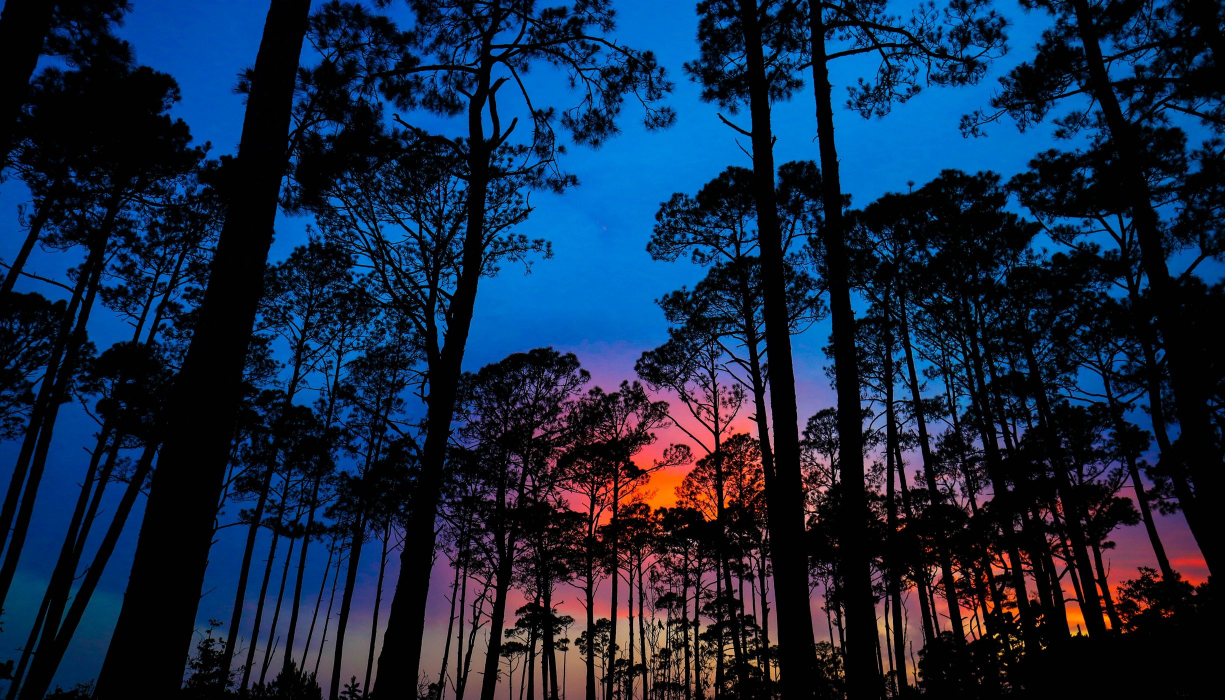
#> input picture target.jpg, 2450 x 1400 px (shown at 1/2 size)
$ python color_transfer.py
#> lines starting #> are read from the running program, lines starting #| are printed output that depends on the picture; pictures that were not available may be replaced by others from this repository, and a replacement may not be noted

import numpy as np
import cv2


def color_transfer(source, target):

	# convert the images from the RGB to L*ab* color space, being
	# sure to utilizing the floating point data type (note: OpenCV
	# expects floats to be 32-bit, so use that instead of 64-bit)
	source = cv2.cvtColor(source, cv2.COLOR_BGR2LAB).astype("float32")
	target = cv2.cvtColor(target, cv2.COLOR_BGR2LAB).astype("float32")

	# compute color statistics for the source and target images
	(lMeanSrc, lStdSrc, aMeanSrc, aStdSrc, bMeanSrc, bStdSrc) = image_stats(source)
	(lMeanTar, lStdTar, aMeanTar, aStdTar, bMeanTar, bStdTar) = image_stats(target)

	# subtract the means from the target image
	(l, a, b) = cv2.split(target)
	l -= lMeanTar
	a -= aMeanTar
	b -= bMeanTar

	# add in the source mean
	l += lMeanSrc
	a += aMeanSrc
	b += bMeanSrc

	# merge the channels together and convert back to the RGB color
	# space, being sure to utilize the 8-bit unsigned integer data
	# type
	transfer = cv2.merge([l, a, b])
	transfer = cv2.cvtColor(transfer.astype("uint8"), cv2.COLOR_LAB2BGR)

	# return the color transferred image
	return transfer


def image_stats(image):

	# compute the mean and standard deviation of each channel
	(l, a, b) = cv2.split(image)
	(lMean, lStd) = (l.mean(), l.std())
	(aMean, aStd) = (a.mean(), a.std())
	(bMean, bStd) = (b.mean(), b.std())

	# return the color statistics
	return (lMean, lStd, aMean, aStd, bMean, bStd)

def show_image(title, image, width = 300):
	# resize the image to have a constant width, just to
	# make displaying the images take up less screen real
	# estate
	r = width / float(image.shape[1])
	dim = (width, int(image.shape[0] * r))
	resized = cv2.resize(image, dim, interpolation = cv2.INTER_AREA)

	# show the resized image
	cv2.imshow(title, resized)

source = cv2.imread("target.jpg")
#> source is the input picture: shape (1400, 2450, 3); mean B, G, R 65.6, 38.6, 19.6
target = cv2.imread("source.jpg")

# transfer the color distribution from the source image
# to the target image
transfer = color_transfer(source, target)
#> in color_transfer, `source = cv2.cvtColor(source, cv2.COLOR_BGR2LAB).astype("float32")`:
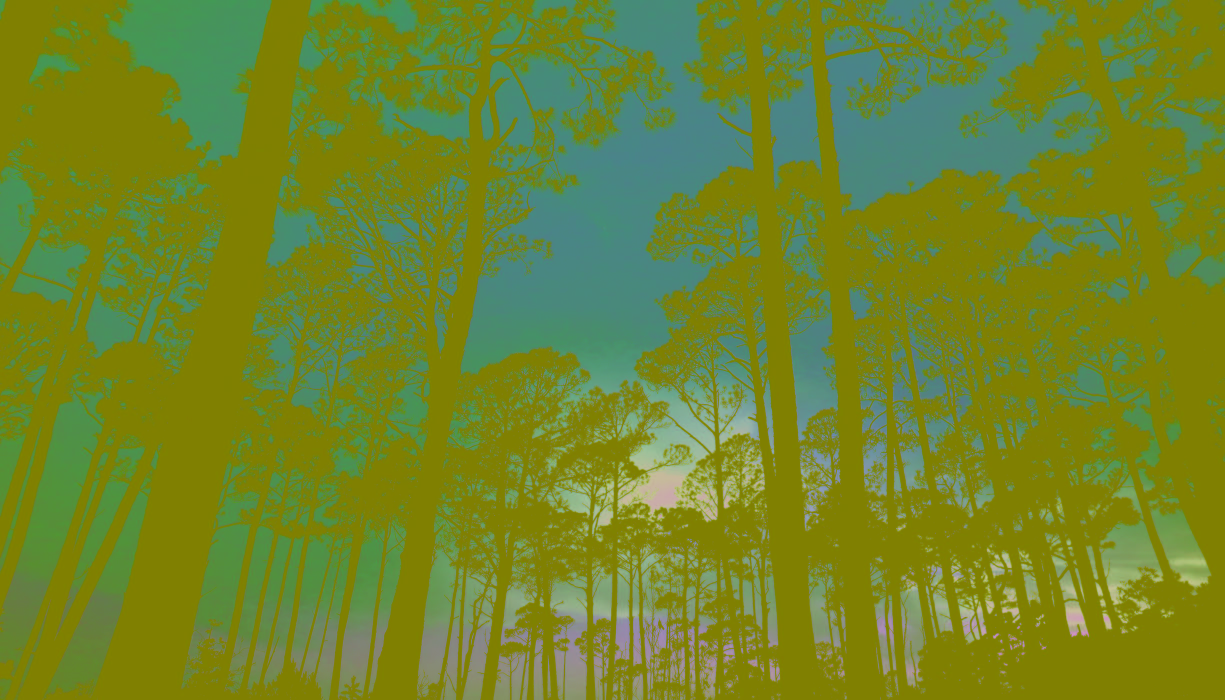
#> source: shape (1400, 2450, 3) float32 (shown at 1/2 size); mean of channels 0, 1, 2 42.5, 133.3, 112.7; drawn as B, G, R
#> in image_stats, `(l, a, b) = cv2.split(image)`:
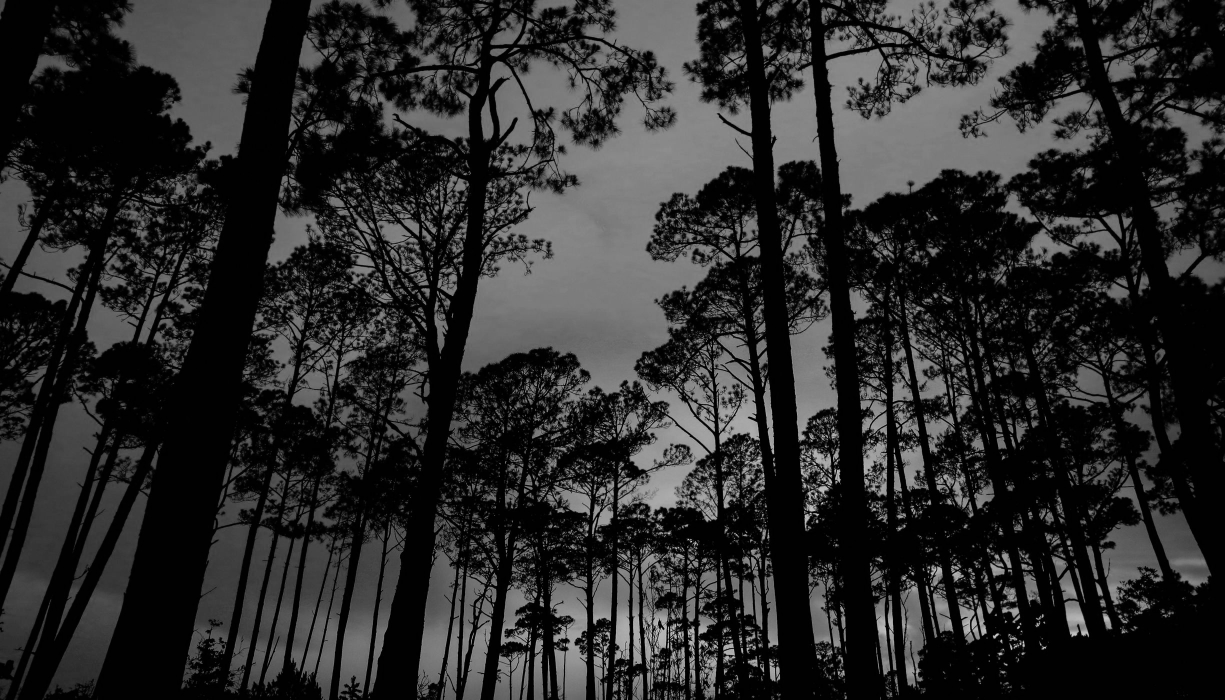
#> l: shape (1400, 2450) float32 (shown at 1/2 size); min 0, max 235, mean 42.8
#> in image_stats, `(l, a, b) = cv2.split(image)`:
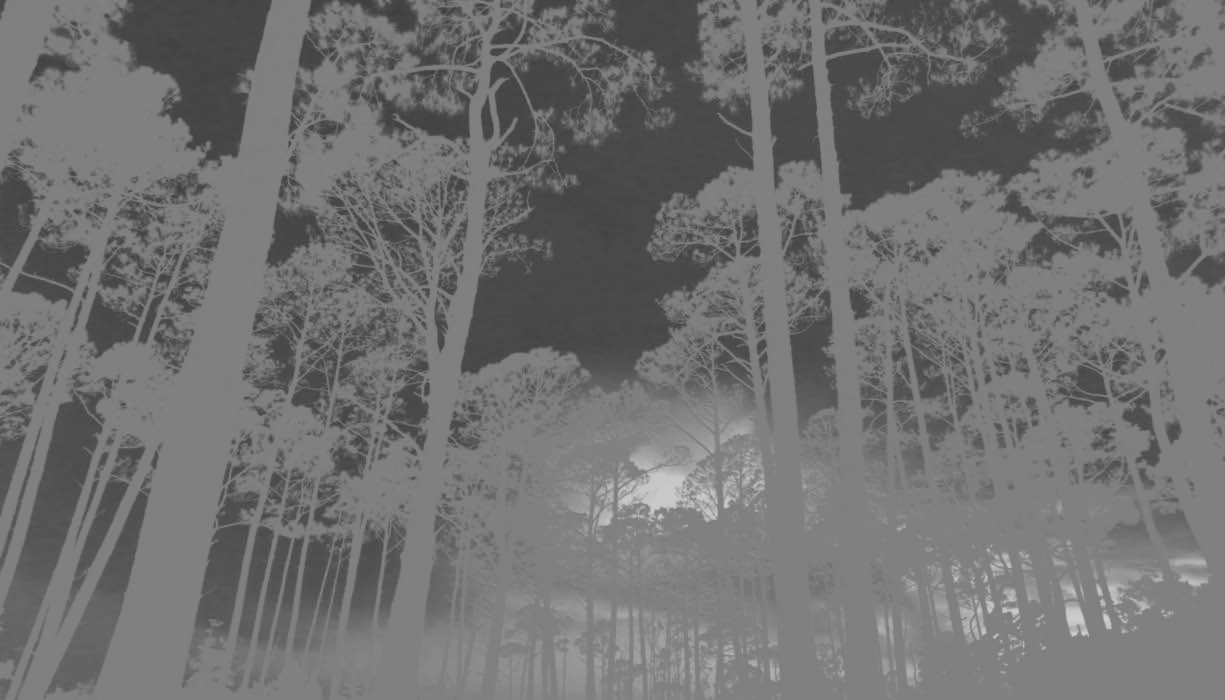
#> b: shape (1400, 2450) float32 (shown at 1/2 size); min 58, max 208, mean 112.5
#> in image_stats, `(lMean, lStd) = (l.mean(), l.std())`: lMean = 42.82; lStd = 50.54
#> in image_stats, `(aMean, aStd) = (a.mean(), a.std())`: aMean = 133.9; aStd = 9.54
#> in image_stats, `(bMean, bStd) = (b.mean(), b.std())`: bMean = 112.5; bStd = 22.89
#> in color_transfer, `(lMeanSrc, lStdSrc, aMeanSrc, aStdSrc, bMeanSrc, bStdSrc) = image_stat..`: lMeanSrc = 42.82; lStdSrc = 50.54; aMeanSrc = 133.9; aStdSrc = 9.54; bMeanSrc = 112.5; bStdSrc = 22.89
#> in color_transfer, `(lMeanTar, lStdTar, aMeanTar, aStdTar, bMeanTar, bStdTar) = image_stat..`: lMeanTar = 42.82; lStdTar = 50.54; aMeanTar = 133.9; aStdTar = 9.54; bMeanTar = 112.5; bStdTar = 22.89
#> in color_transfer, `a -= aMeanTar`:
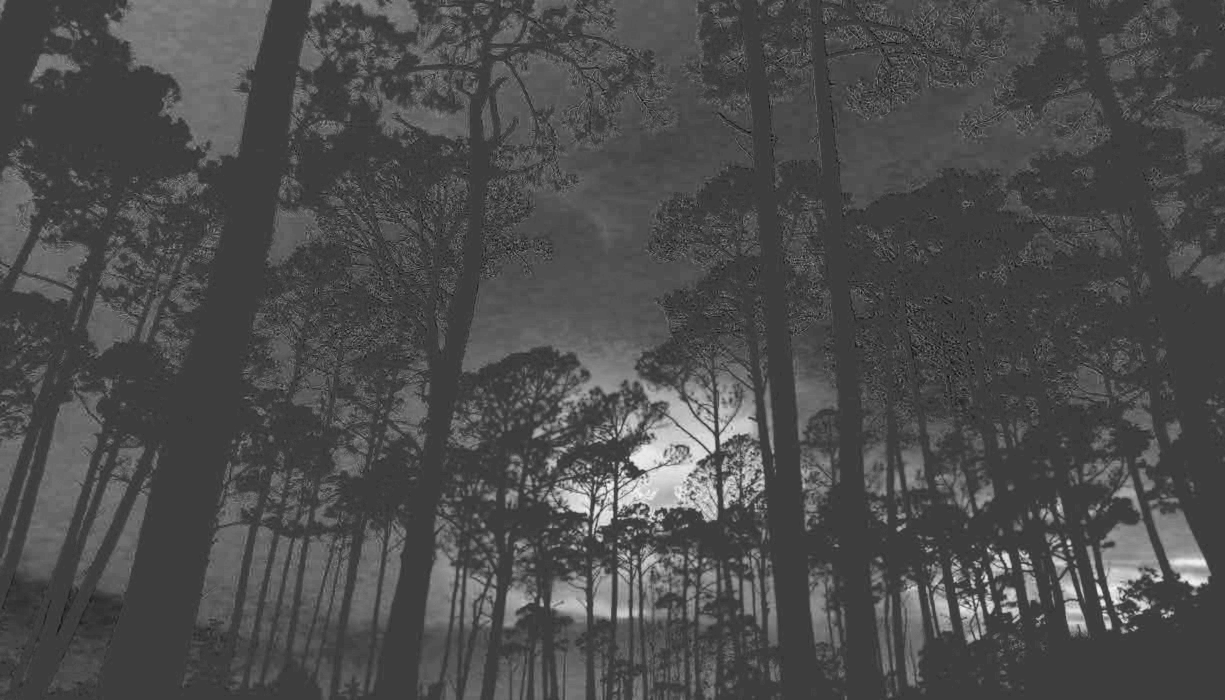
#> a: shape (1400, 2450) float32 (shown at 1/2 size); min -28.91, max 67.09, mean 0; drawn with min black and max white
#> in color_transfer, `b -= bMeanTar`:
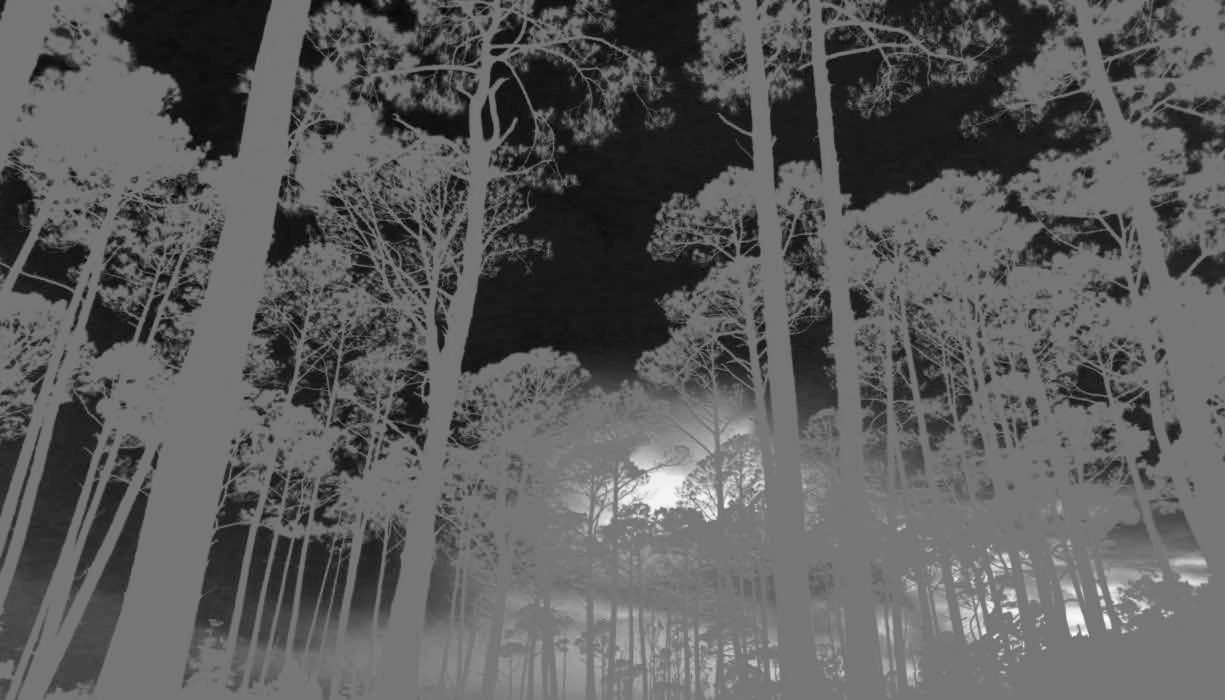
#> b: shape (1400, 2450) float32 (shown at 1/2 size); min -54.5, max 95.5, mean 0; drawn with min black and max white

show_image("Source", source)
#> in show_image, `resized = cv2.resize(image, dim, interpolation = cv2.INTER_AREA)`:
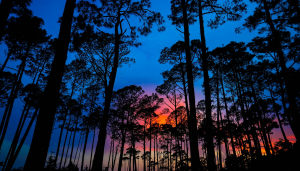
#> resized: shape (171, 300, 3); mean B, G, R 65.6, 38.5, 19.5
show_image("Target", target)
show_image("Transfer", transfer)
cv2.waitKey(0)
